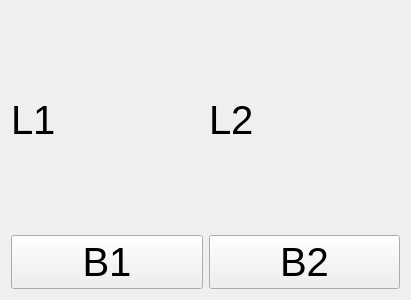
<?xml version="1.0" encoding="UTF-8"?>
<ui version="4.0">
 <class>myWidget</class>
 <widget class="QWidget" name="myWidget">
  <property name="geometry">
   <rect>
    <x>0</x>
    <y>0</y>
    <width>411</width>
    <height>300</height>
   </rect>
  </property>
  <property name="font">
   <font>
    <pointsize>30</pointsize>
   </font>
  </property>
  <property name="windowTitle">
   <string>Form</string>
  </property>
  <layout class="QHBoxLayout" name="horizontalLayout">
   <item>
    <layout class="QGridLayout" name="gridLayout_2">
     <item row="0" column="1">
      <widget class="QLabel" name="label2">
       <property name="text">
        <string>L2</string>
       </property>
      </widget>
     </item>
     <item row="0" column="0">
      <widget class="QLabel" name="label1">
       <property name="text">
        <string>L1</string>
       </property>
      </widget>
     </item>
     <item row="1" column="0">
      <widget class="QPushButton" name="Button1">
       <property name="text">
        <string>B1</string>
       </property>
      </widget>
     </item>
     <item row="1" column="1">
      <widget class="QPushButton" name="Button2">
       <property name="text">
        <string>B2</string>
       </property>
      </widget>
     </item>
    </layout>
   </item>
  </layout>
 </widget>
 <resources/>
 <connections/>
</ui>
